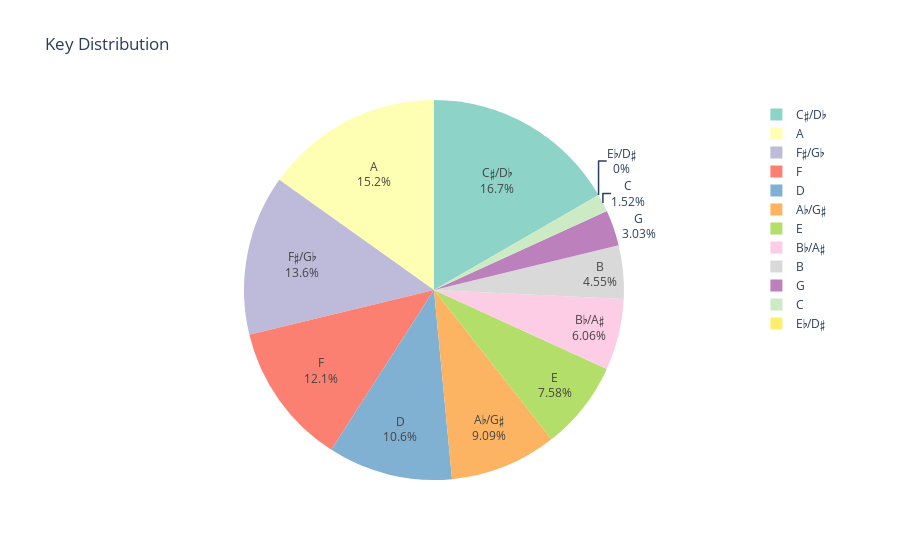

This figure's notebook cell:
### Markdown cell above
### key

### Code cell
iplot(px.pie(songs['key'].value_counts().reset_index(), 
       names=r'C C♯/D♭ D E♭/D♯ E F F♯/G♭ G A♭/G♯ A B♭/A♯ B'.split(), 
       values='key',
       color_discrete_sequence = px.colors.qualitative.Set3,
       title='Key Distribution'
      ).update_traces(textinfo='label+percent'))

### Figure 1 — Plotly figure (JSON) as saved in the notebook; plotly's stock layout.template omitted (floating-point values rounded to 4 significant figures)
{"data": [{"domain": {"x": [0, 1], "y": [0, 1]}, "hovertemplate": "label=%{label}<br>key=%{value}<extra></extra>", "labels": ["C", "C♯/D♭", "D", "E♭/D♯", "E", "F", "F♯/G♭", "G", "A♭/G♯", "A", "B♭/A♯", "B"], "legendgroup": "", "name": "", "showlegend": true, "textinfo": "label+percent", "type": "pie", "values": [1, 11, 7, 0, 5, 8, 9, 2, 6, 10, 4, 3]}], "layout": {"legend": {"tracegroupgap": 0}, "piecolorway": ["rgb(141,211,199)", "rgb(255,255,179)", "rgb(190,186,218)", "rgb(251,128,114)", "rgb(128,177,211)", "rgb(253,180,98)", "rgb(179,222,105)", "rgb(252,205,229)", "rgb(217,217,217)", "rgb(188,128,189)", "rgb(204,235,197)", "rgb(255,237,111)"], "title": {"text": "Key Distribution"}}}
